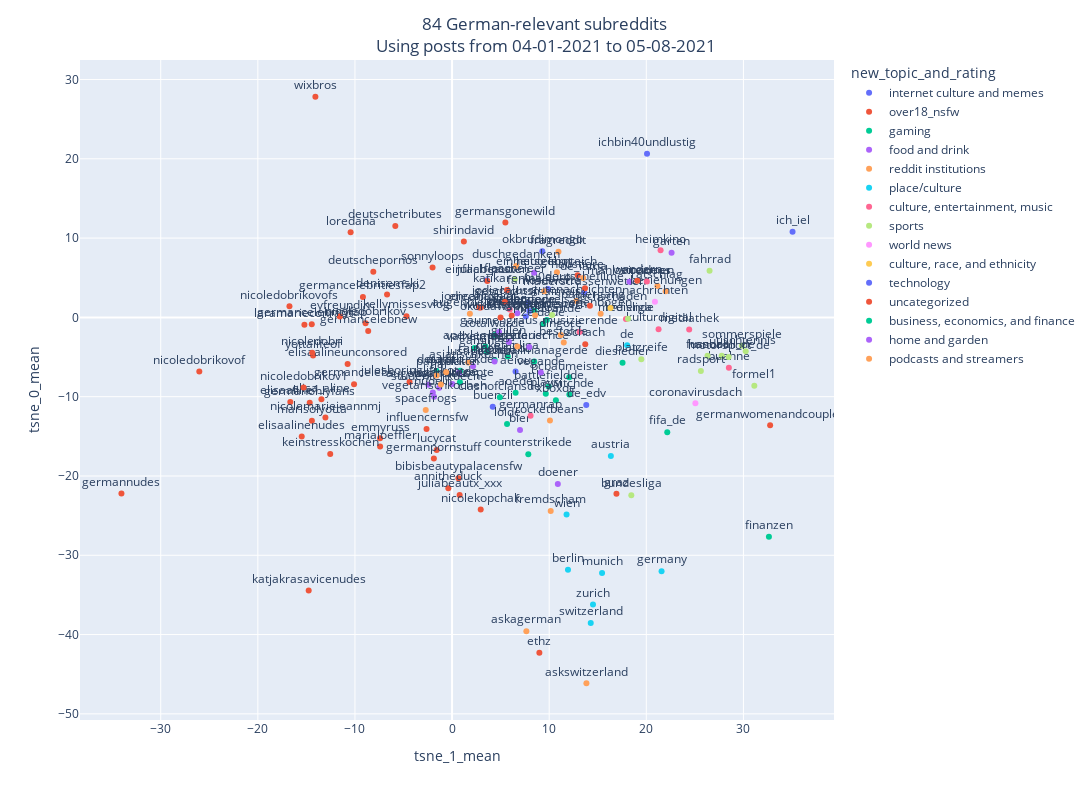

The notebook cell saved with this chart:
### Code cell
%%time

fig = px.scatter(
    df_sub_agg2,
    y='tsne_0_mean', x='tsne_1_mean',
    color='new_topic_and_rating',
    text='subreddit_name',
)
fig.update_traces(textposition='top center')
fig.update_layout(
    title_text="84 German-relevant subreddits <br>Using posts from 04-01-2021 to 05-08-2021",
    title_x=0.5,
    width=1100,
    height=800,
    uniformtext_minsize=8, uniformtext_mode='hide',
)
fig.show()

### Figure 1 — Plotly figure (JSON) as saved in the notebook; plotly's stock layout.template omitted (floating-point values rounded to 4 significant figures)
{"data": [{"hovertemplate": "new_topic_and_rating=internet culture and memes<br>tsne_1_mean=%{x}<br>tsne_0_mean=%{y}<br>subreddit_name=%{text}<extra></extra>", "legendgroup": "internet culture and memes", "marker": {"color": "#636efa", "symbol": "circle"}, "mode": "markers+text", "name": "internet culture and memes", "orientation": "v", "showlegend": true, "text": ["600euro", "aeiou", "buenzli", "einfach_posten", "geschichtsmaimais", "ich_iel", "ichbin40undlustig", "mauerstrassenwetten", "okbrudimongo", "rbtv_cj", "wasletztepreis"], "textposition": "top center", "type": "scatter", "x": [9.877, 6.537, 4.188, 3.579, 7.811, 35.06, 20.08, 13.61, 9.292, 7.597, 7.962], "xaxis": "x", "y": [3.586, -6.828, -11.28, 4.678, 1.807, 10.8, 20.64, 3.095, 8.354, 0.1233, 0.8165], "yaxis": "y"}, {"hovertemplate": "new_topic_and_rating=over18_nsfw<br>tsne_1_mean=%{x}<br>tsne_0_mean=%{y}<br>subreddit_name=%{text}<extra></extra>", "legendgroup": "over18_nsfw", "marker": {"color": "#EF553B", "symbol": "circle"}, "mode": "markers+text", "name": "over18_nsfw", "orientation": "v", "showlegend": true, "text": ["annitheduck", "bibisbeautypalacensfw", "denisemski", "deutschepornos", "deutschetributes", "elisa_aline", "elisaaline1", "elisaalinenudes", "elisaalineunconsored", "emmyruss", "encahaxhia", "germancelebnew", "germancelebritiesfap2", "germancelebs", "germannudes", "germanonlyfans", "germanpornstuff", "germansgonewild", "jodiecalussiof", "julesboringlifehot", "juliabeautx", "juliabeautx_xxx", "katjakrasavicenudes", "kellymissesvlog", "laramarieconrads", "lucycat", "marialoeffler", "marisolyotta", "nicoledobrikov", "nicoledobrikovof", "nicolekopchak", "shirindavid", "sonnyloops", "wixbros", "yottalifeof"], "textposition": "top center", "type": "scatter", "x": [-0.3839, 0.6542, -6.693, -8.109, -5.844, -13.45, -16.66, -15.48, -10.75, -7.414, 2.959, -8.636, -9.18, -10.09, -34.05, -14.66, -1.875, 5.488, 2.796, -4.38, 3.63, 0.7797, -14.76, -4.694, -15.21, -1.587, -7.41, -14.43, -8.908, -26.03, 2.949, 1.215, -2.01, -14.07, -14.31], "xaxis": "x", "y": [-21.54, -20.27, 2.895, 5.752, 11.52, -10.33, -10.67, -15.03, -5.882, -15.26, 1.262, -1.726, 2.557, -8.417, -22.22, -10.75, -17.81, 11.97, 1.261, -8.142, 4.591, -22.38, -34.44, 0.1473, -0.9282, -16.71, -16.29, -13.03, -0.7308, -6.832, -24.23, 9.586, 6.286, 27.83, -4.794], "yaxis": "y"}, {"hovertemplate": "new_topic_and_rating=gaming<br>tsne_1_mean=%{x}<br>tsne_0_mean=%{y}<br>subreddit_name=%{text}<extra></extra>", "legendgroup": "gaming", "marker": {"color": "#00cc96", "symbol": "circle"}, "mode": "markers+text", "name": "gaming", "orientation": "v", "showlegend": true, "text": ["annode", "aoede", "apexlegendsde", "battlefieldde", "clashofclansde", "counterstrikede", "diesiedler", "dotade", "eurotruckde", "fifa_de", "footballmanagerde", "gamingde", "lolde", "minecraftde", "pcbaumeister", "playsi", "rainbowsixde", "raketenliga", "rustde", "switchde", "totalwarde", "valheimde", "xboxde", "zeldade"], "textposition": "top center", "type": "scatter", "x": [8.482, 6.543, 3.438, 9.942, 4.919, 7.85, 17.55, -1.601, 0.8482, 22.16, 8.456, 3.584, 5.66, 9.753, 12.06, 9.65, 4.379, 5.734, 0.8089, 12.08, 4.415, 2.318, 10.69, 9.384], "xaxis": "x", "y": [0.8284, -9.518, -3.66, -8.719, -10.08, -17.25, -5.727, -6.757, -6.743, -14.47, -5.572, -4.356, -13.46, -0.3192, -7.558, -9.642, -5.387, -4.942, -8.187, -9.738, -2.232, -3.863, -10.44, -0.8334], "yaxis": "y"}, {"hovertemplate": "new_topic_and_rating=food and drink<br>tsne_1_mean=%{x}<br>tsne_0_mean=%{y}<br>subreddit_name=%{text}<extra></extra>", "legendgroup": "food and drink", "marker": {"color": "#ab63fa", "symbol": "circle"}, "mode": "markers+text", "name": "food and drink", "orientation": "v", "showlegend": true, "text": ["asiatischkochen", "augenschmaus", "backen", "bier", "doener", "einheitsgebot", "gaumengraus", "grillen", "kochen", "mahlzeitvideos", "memebiss", "nudeln", "studentenkueche", "vegande", "veganerezepte", "vegetarischde", "vegetarischkochen"], "textposition": "top center", "type": "scatter", "x": [2.163, -2.448, 0.7244, 6.998, 10.89, 8.449, 4.839, 5.853, 4.373, 18.27, 6.721, -1.984, -1.322, 9.142, 0.0236, 7.947, -1.855], "xaxis": "x", "y": [-6.148, -8.509, -6.971, -14.21, -21.01, 5.64, -1.838, -3.09, -5.552, 4.491, 0.5368, -9.465, -8.861, -6.963, -8.391, -3.748, -10.01], "yaxis": "y"}, {"hovertemplate": "new_topic_and_rating=reddit institutions<br>tsne_1_mean=%{x}<br>tsne_0_mean=%{y}<br>subreddit_name=%{text}<extra></extra>", "legendgroup": "reddit institutions", "marker": {"color": "#FFA15A", "symbol": "circle"}, "mode": "markers+text", "name": "reddit institutions", "orientation": "v", "showlegend": true, "text": ["askagerman", "askswitzerland", "augenbleiche", "bestofde", "beziehungen", "boahalter", "de_iama", "dingore", "duschgedanken", "egenbogen", "famoseworte", "fragreddit", "fremdscham", "gutenachrichten", "heutelernteich", "lagerfeuer", "lustiges", "ratschlag", "tja"], "textposition": "top center", "type": "scatter", "x": [7.649, 13.83, 1.834, 11.5, 22.0, -1.151, 13.49, 11.2, 6.6, 15.3, 9.497, 10.96, 10.16, 12.8, 10.8, 6.722, 1.678, 21.15, -1.596], "xaxis": "x", "y": [-39.58, -46.14, 0.4576, -3.153, 3.297, -8.47, 4.976, -2.232, 6.473, 0.4488, 3.281, 8.284, -24.4, 2.083, 5.68, -3.666, -5.693, 3.955, -7.327], "yaxis": "y"}, {"hovertemplate": "new_topic_and_rating=place/culture<br>tsne_1_mean=%{x}<br>tsne_0_mean=%{y}<br>subreddit_name=%{text}<extra></extra>", "legendgroup": "place/culture", "marker": {"color": "#19d3f3", "symbol": "circle"}, "mode": "markers+text", "name": "place/culture", "orientation": "v", "showlegend": true, "text": ["austria", "berlin", "de", "germany", "munich", "switzerland", "wien", "zurich"], "textposition": "top center", "type": "scatter", "x": [16.35, 11.93, 18.03, 21.57, 15.45, 14.28, 11.79, 14.51], "xaxis": "x", "y": [-17.48, -31.82, -3.517, -32.01, -32.22, -38.55, -24.85, -36.22], "yaxis": "y"}, {"hovertemplate": "new_topic_and_rating=culture, entertainment, music<br>tsne_1_mean=%{x}<br>tsne_0_mean=%{y}<br>subreddit_name=%{text}<extra></extra>", "legendgroup": "culture, entertainment, music", "marker": {"color": "#FF6692", "symbol": "circle"}, "mode": "markers+text", "name": "culture, entertainment, music", "orientation": "v", "showlegend": true, "text": ["buehne", "germanrap", "heimkino", "kulturdigital", "mediathek", "mediende", "musizierende", "spube", "streamen"], "textposition": "top center", "type": "scatter", "x": [28.5, 8.084, 21.47, 21.26, 24.42, 17.9, 13.13, 5.943, 20.06], "xaxis": "x", "y": [-6.357, -12.41, 8.468, -1.49, -1.529, -0.2174, -1.845, 0.9971, 4.517], "yaxis": "y"}, {"hovertemplate": "new_topic_and_rating=sports<br>tsne_1_mean=%{x}<br>tsne_0_mean=%{y}<br>subreddit_name=%{text}<extra></extra>", "legendgroup": "sports", "marker": {"color": "#B6E880", "symbol": "circle"}, "mode": "markers+text", "name": "sports", "orientation": "v", "showlegend": true, "text": ["bundesliga", "fahrrad", "flascheleer", "formel1", "fussball", "handball_de", "kampfsport", "kreisliga", "motorsport_de", "platzreife", "radsport", "sommerspiele", "tischtennis"], "textposition": "top center", "type": "scatter", "x": [18.46, 26.51, 6.455, 31.13, 26.3, 27.77, 10.31, 18.12, 28.47, 19.49, 25.62, 29.85, 30.24], "xaxis": "x", "y": [-22.42, 5.894, 4.806, -8.632, -4.838, -4.832, 0.3052, -0.1588, -4.992, -5.276, -6.745, -3.564, -4.278], "yaxis": "y"}, {"hovertemplate": "new_topic_and_rating=world news<br>tsne_1_mean=%{x}<br>tsne_0_mean=%{y}<br>subreddit_name=%{text}<extra></extra>", "legendgroup": "world news", "marker": {"color": "#FF97FF", "symbol": "circle"}, "mode": "markers+text", "name": "world news", "orientation": "v", "showlegend": true, "text": ["coronavirusdach", "nachrichten"], "textposition": "top center", "type": "scatter", "x": [25.06, 20.89], "xaxis": "x", "y": [-10.83, 1.983], "yaxis": "y"}, {"hovertemplate": "new_topic_and_rating=culture, race, and ethnicity<br>tsne_1_mean=%{x}<br>tsne_0_mean=%{y}<br>subreddit_name=%{text}<extra></extra>", "legendgroup": "culture, race, and ethnicity", "marker": {"color": "#FECB52", "symbol": "circle"}, "mode": "markers+text", "name": "culture, race, and ethnicity", "orientation": "v", "showlegend": true, "text": ["dachschaden"], "textposition": "top center", "type": "scatter", "x": [16.31], "xaxis": "x", "y": [1.181], "yaxis": "y"}, {"hovertemplate": "new_topic_and_rating=technology<br>tsne_1_mean=%{x}<br>tsne_0_mean=%{y}<br>subreddit_name=%{text}<extra></extra>", "legendgroup": "technology", "marker": {"color": "#636efa", "symbol": "circle"}, "mode": "markers+text", "name": "technology", "orientation": "v", "showlegend": true, "text": ["de_edv"], "textposition": "top center", "type": "scatter", "x": [13.82], "xaxis": "x", "y": [-11.05], "yaxis": "y"}, {"hovertemplate": "new_topic_and_rating=uncategorized<br>tsne_1_mean=%{x}<br>tsne_0_mean=%{y}<br>subreddit_name=%{text}<extra></extra>", "legendgroup": "uncategorized", "marker": {"color": "#EF553B", "symbol": "circle"}, "mode": "markers+text", "name": "uncategorized", "orientation": "v", "showlegend": true, "text": ["deutschefilme", "ethz", "eyfreundin", "germancelebrityfap", "germanwomenandcouples", "graz", "haustiere", "influencernsfw", "jodiecalussi", "katikarenina", "keinstresskochen", "loredana", "nicoledobri", "nicoledobrikov1", "nicoledobrikovofs", "nicolemariejeannmj", "okoidawappler", "schach", "spabiergang", "wandern", "wirklichgutefrage"], "textposition": "top center", "type": "scatter", "x": [13.69, 8.989, -11.56, -14.45, 32.75, 16.93, 12.93, -2.629, 5.433, 5.666, -12.55, -10.45, -14.4, -15.29, -16.74, -13.04, 4.996, 13.72, 14.2, 19.07, 6.142], "xaxis": "x", "y": [3.686, -42.31, 0.1142, -0.8511, -13.6, -22.25, 5.314, -14.09, 1.953, 3.461, -17.22, 10.73, -4.446, -8.853, 1.403, -12.62, -0.000397, -3.383, 1.466, 4.61, 0.2501], "yaxis": "y"}, {"hovertemplate": "new_topic_and_rating=business, economics, and finance<br>tsne_1_mean=%{x}<br>tsne_0_mean=%{y}<br>subreddit_name=%{text}<extra></extra>", "legendgroup": "business, economics, and finance", "marker": {"color": "#00cc96", "symbol": "circle"}, "mode": "markers+text", "name": "business, economics, and finance", "orientation": "v", "showlegend": true, "text": ["finanzen"], "textposition": "top center", "type": "scatter", "x": [32.63], "xaxis": "x", "y": [-27.67], "yaxis": "y"}, {"hovertemplate": "new_topic_and_rating=home and garden<br>tsne_1_mean=%{x}<br>tsne_0_mean=%{y}<br>subreddit_name=%{text}<extra></extra>", "legendgroup": "home and garden", "marker": {"color": "#ab63fa", "symbol": "circle"}, "mode": "markers+text", "name": "home and garden", "orientation": "v", "showlegend": true, "text": ["garten"], "textposition": "top center", "type": "scatter", "x": [22.6], "xaxis": "x", "y": [8.15], "yaxis": "y"}, {"hovertemplate": "new_topic_and_rating=podcasts and streamers<br>tsne_1_mean=%{x}<br>tsne_0_mean=%{y}<br>subreddit_name=%{text}<extra></extra>", "legendgroup": "podcasts and streamers", "marker": {"color": "#FFA15A", "symbol": "circle"}, "mode": "markers+text", "name": "podcasts and streamers", "orientation": "v", "showlegend": true, "text": ["laesterschwestern", "papaplatte", "rocketbeans", "spacefrogs"], "textposition": "top center", "type": "scatter", "x": [8.553, -0.6067, 10.08, -2.711], "xaxis": "x", "y": [0.2578, -6.931, -13.0, -11.69], "yaxis": "y"}], "layout": {"dragmode": "pan", "height": 800, "legend": {"title": {"text": "new_topic_and_rating"}, "tracegroupgap": 0}, "margin": {"t": 60}, "title": {"text": "84 German-relevant subreddits <br>Using posts from 04-01-2021 to 05-08-2021", "x": 0.5}, "uniformtext": {"minsize": 8, "mode": "hide"}, "width": 1100, "xaxis": {"anchor": "y", "autorange": true, "domain": [0, 1], "range": [-38.32, 39.33], "title": {"text": "tsne_1_mean"}, "type": "linear"}, "yaxis": {"anchor": "x", "autorange": true, "domain": [0, 1], "range": [-50.78, 32.46], "title": {"text": "tsne_0_mean"}, "type": "linear"}}}
